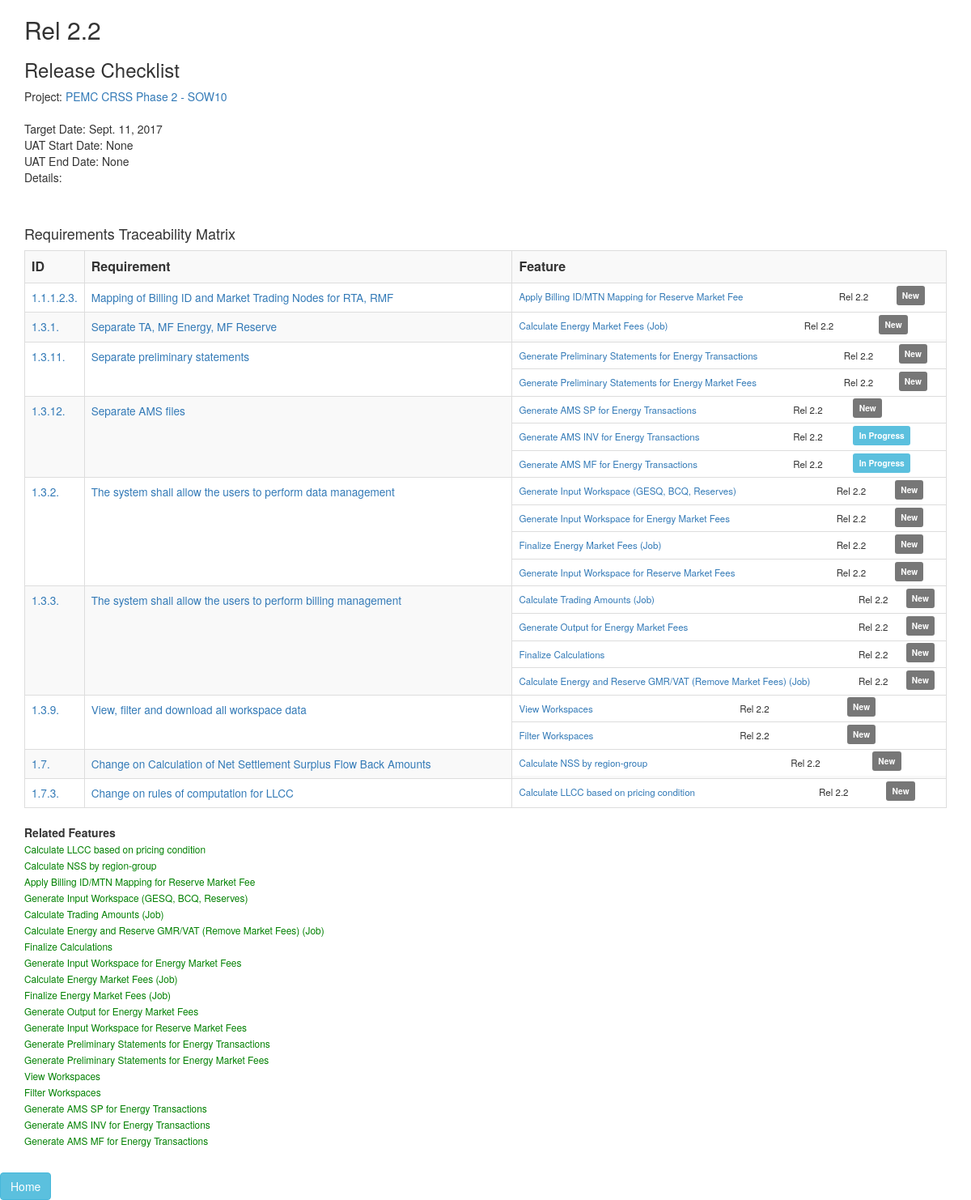
Page /joan/release/2/ on the committed database.
### joan/models.py (models this page shows, shortened)
class Release (models.Model):
    project = models.ForeignKey(Project, on_delete=models.CASCADE, default=DEFAULT_PROJECT)
    release_name = models.CharField(max_length=50)
    release_target_date = models.DateField(blank=True, null=True)
    release_actual_date = models.DateField(blank=True, null=True)
    release_uat_start_date = models.DateField(blank=True, null=True)
    release_uat_end_date = models.DateField(blank=True, null=True)
    release_details = models.CharField(max_length=70,blank=True)
    def __str__(self):
        return "Rel " + self.release_name

class Project (models.Model):
    project_name = models.CharField(max_length=50,unique = True)
    slug = models.SlugField(max_length=10, null=True,unique=True)
    project_company = models.CharField(max_length=50)
    project_description = models.CharField(max_length=50)
    project_start_date = models.DateField(blank=True,null=True)
    project_end_date = models.DateField(blank=True, null=True)
    created_at = models.DateTimeField(auto_now_add=True,null=True)
    updated_at = models.DateTimeField(auto_now=True,null=True)
    def __str__(self):
        return self.project_name

class Requirement(models.Model):
    project = models.ForeignKey(Project, on_delete=models.CASCADE, default=DEFAULT_PROJECT)
    reqd_id = models.CharField('No.',max_length=15,blank=True)
    requirement_heading = models.CharField('Category', max_length=70,blank=True)
    requirement_text = models.CharField('Requirement Name', max_length=300)
    requirement_details = models.TextField('Details',max_length=400,blank=True,null=True)
    created_at = models.DateTimeField(auto_now_add=True,null=True)
    updated_at = models.DateTimeField(auto_now=True,null=True)
    with_reqd_id = models.BooleanField('With Identifier',default=True)
    def __str__(self):
        return self.requirement_heading
    class Meta:
        ordering = ['reqd_id', 'id']

class Feature(models.Model):
    NEW = 'NW'
    DONE_USE_CASE = 'DU'
    IN_PROGRESS = 'IP'
    DONE = 'DO'
    FEATURE_STATUS_CHOICES = (
        (NEW, 'New'),
        (DONE_USE_CASE, 'Use Case Done'),
        (IN_PROGRESS, 'In Progress'),
        (DONE, 'Done'),
    )
    project = models.ForeignKey(Project, on_delete=models.CASCADE, default=DEFAULT_PROJECT)
    requirements = models.ManyToManyField(Requirement)
    release = models.ForeignKey(Release, on_delete=models.CASCADE, null=True, blank=True)
    feature_heading = models.CharField('Category', max_length=50,blank=True)
    feature_text = models.CharField('Feature Name', max_length=200)
    feature_details = models.TextField('Details',max_length=300,blank=True,null=True)
    feature_status = models.CharField(max_length=2,choices=FEATURE_STATUS_CHOICES,default=NEW,)
    created_at = models.DateTimeField(auto_now_add=True,null=True)
    updated_at = models.DateTimeField(auto_now=True,null=True)
    def __str__(self):
        return self.feature_text

### joan/views.py (the view)
# urls.py: url(r'^release/(?P<pk>[a-zA-Z0-9-]+)/$', views.ReleaseView.as_view(), name='release'),
class ReleaseView(generic.DetailView):
    model = Release
    template_name = 'joan/release.html'
    def get_context_data(self, **kwargs):
        context = super(ReleaseView, self).get_context_data(**kwargs)
        context['requirement_list'] = Requirement.objects.filter(feature__release__id__exact=self.kwargs['pk']).distinct()
        return context

### joan/templates/joan/release.html (shortened to what this page needs)
{% load static %}
{% load bootstrap3 %}
{% bootstrap_css %}
<link rel="stylesheet" type="text/css" href="{% static 'joan/style.css' %}" />
<div class="container">
<h2>{{ release }}</h2>
<h3> Release Checklist </h3>
Project: <a href="{% url 'joan:project' release.project.id %}">{{ release.project }}</a> <br>
<br>
Target Date: {{ release.release_target_date }}  <br>
UAT Start Date: {{ release.release_uat_start_date }} <br>
UAT End Date: {{ release.release_uat_end_date }}  <br>
Details: {{ release.release_details }}  <br>
</div>
<div class="container">
  <h4>Requirements Traceability Matrix</h4>
  <table class="table table-striped table-bordered">
    <tr>
      <th> ID </th>
      <th> Requirement</th>
      <th> Feature</th>
    </tr>
      {% for requirement in requirement_list %}
      <tr>
        {% if requirement.with_reqd_id %}
          <td><small><a href="{% url 'joan:requirement' requirement.id %}">{{ requirement.reqd_id }}</a></small></td>
        {% endif %}
          <td class="col-md-6"><small><a href="{% url 'joan:requirement' requirement.id %}">{{ requirement }}</a></small></td>
          {% if requirement.feature_set.count == 0 %}
            <td></td>
          {% else %}
            <td style="padding: 0" class="col-md-6">
              <table class="table table-borderless" style="margin-bottom:0;">
                {% for feature in requirement.feature_set.all %}
                  {% if feature.release.id is release.id %}
                    <tr class="table-borderless">
                      <td><small><small><a href="{% url 'joan:feature' feature.id %}">{{ feature }}</a><small></small></td>
                      <td><small><small>{{ feature.release }}<small></small></td>
                      {% if feature.feature_status == 'NW' %}
                      <td><span class="label label-default"><small>{{ feature.get_feature_status_display }}</small></span></td>
                      {% elif feature.feature_status == 'DU' %}
                      <td><span class="label label-warning"><small>{{ feature.get_feature_status_display }}</small></span></td>
                      {% elif feature.feature_status == 'IP' %}
                      <td><span class="label label-info"><small>{{ feature.get_feature_status_display }}</small></span></td>
                      {% elif feature.feature_status == 'DO' %}
                      <td><span class="label label-success"><small>{{ feature.get_feature_status_display }}</small></span></td>
                      {% endif %}
                    </tr>
                  {% endif %}
                  {% endfor %}
              </table>
            </td>
          {% endif %}
      </tr>
      {% endfor %}
  </table>
</div>
<div class="container horizontal-scroll">
      <b>Related Features</b>
      <ul class="list-unstyled">
          {% for feature in release.feature_set.all %}
          <li><small><a href="{% url 'joan:feature' feature.id %}">{{ feature }}</a></small></li>
          {% endfor %}
        <br>
      </ul>
  </div>
  <a class="btn btn-info" href="{% url 'joan:project' release.project.id %}">Home</a>

### joan/static/joan/style.css (style rules this page uses)
li a { color: green; }
.table-borderless tr:first-child td { border-top: none!important }

### rows in the picture
Release: release_name "Rel 2.2", project "PEMC CRSS Phase 2 - SOW10", release_target_date "Sept. 11, 2017", release_uat_start_date "None", release_uat_end_date "None"
Requirement: reqd_id "1.1.1.2.3.", requirement_heading "Mapping of Billing ID and Market Trading Nodes for RTA, RMF"
Feature: feature_text "Apply Billing ID/MTN Mapping for Reserve Market Fee", release "Rel 2.2", feature_status "New"
Requirement: reqd_id "1.3.1.", requirement_heading "Separate TA, MF Energy, MF Reserve"
Feature: feature_text "Calculate Energy Market Fees (Job)", release "Rel 2.2", feature_status "New"
Requirement: reqd_id "1.3.11.", requirement_heading "Separate preliminary statements"
Feature: feature_text "Generate Preliminary Statements for Energy Transactions", release "Rel 2.2", feature_status "New"
Feature: feature_text "Generate Preliminary Statements for Energy Market Fees", release "Rel 2.2", feature_status "New"
Requirement: reqd_id "1.3.12.", requirement_heading "Separate AMS files"
Feature: feature_text "Generate AMS SP for Energy Transactions", release "Rel 2.2", feature_status "New"
Feature: feature_text "Generate AMS INV for Energy Transactions", release "Rel 2.2", feature_status "In Progress"
Feature: feature_text "Generate AMS MF for Energy Transactions", release "Rel 2.2", feature_status "In Progress"
Requirement: reqd_id "1.3.2.", requirement_heading "The system shall allow the users to perform data management"
Feature: feature_text "Generate Input Workspace (GESQ, BCQ, Reserves)", release "Rel 2.2", feature_status "New"
Feature: feature_text "Generate Input Workspace for Energy Market Fees", release "Rel 2.2", feature_status "New"
Feature: feature_text "Finalize Energy Market Fees (Job)", release "Rel 2.2", feature_status "New"
Feature: feature_text "Generate Input Workspace for Reserve Market Fees", release "Rel 2.2", feature_status "New"
Requirement: reqd_id "1.3.3.", requirement_heading "The system shall allow the users to perform billing management"
Feature: feature_text "Calculate Trading Amounts (Job)", release "Rel 2.2", feature_status "New"
Feature: feature_text "Generate Output for Energy Market Fees", release "Rel 2.2", feature_status "New"
Feature: feature_text "Finalize Calculations", release "Rel 2.2", feature_status "New"
Feature: feature_text "Calculate Energy and Reserve GMR/VAT (Remove Market Fees) (Job)", release "Rel 2.2", feature_status "New"
Requirement: reqd_id "1.3.9.", requirement_heading "View, filter and download all workspace data"
Feature: feature_text "View Workspaces", release "Rel 2.2", feature_status "New"
Feature: feature_text "Filter Workspaces", release "Rel 2.2", feature_status "New"
Requirement: reqd_id "1.7.", requirement_heading "Change on Calculation of Net Settlement Surplus Flow Back Amounts"
Feature: feature_text "Calculate NSS by region-group", release "Rel 2.2", feature_status "New"
Requirement: reqd_id "1.7.3.", requirement_heading "Change on rules of computation for LLCC"
Feature: feature_text "Calculate LLCC based on pricing condition", release "Rel 2.2", feature_status "New"
